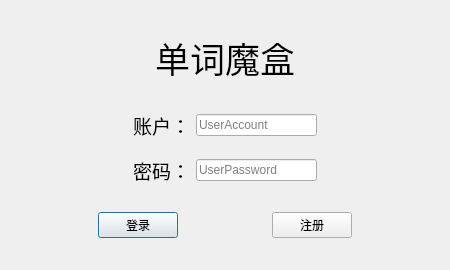
<?xml version="1.0" encoding="UTF-8"?>
<ui version="4.0">
 <class>UserLogin</class>
 <widget class="QDialog" name="UserLogin">
  <property name="geometry">
   <rect>
    <x>0</x>
    <y>0</y>
    <width>450</width>
    <height>270</height>
   </rect>
  </property>
  <property name="minimumSize">
   <size>
    <width>450</width>
    <height>270</height>
   </size>
  </property>
  <property name="maximumSize">
   <size>
    <width>450</width>
    <height>270</height>
   </size>
  </property>
  <property name="windowTitle">
   <string>登录</string>
  </property>
  <property name="windowIcon">
   <iconset resource="picture.qrc">
    <normaloff>:/picture/icon/resource/word.png</normaloff>:/picture/icon/resource/word.png</iconset>
  </property>
  <layout class="QVBoxLayout" name="verticalLayout">
   <item>
    <spacer name="verticalSpacer">
     <property name="orientation">
      <enum>Qt::Vertical</enum>
     </property>
     <property name="sizeHint" stdset="0">
      <size>
       <width>20</width>
       <height>16</height>
      </size>
     </property>
    </spacer>
   </item>
   <item>
    <layout class="QHBoxLayout" name="horizontalLayout_4">
     <item>
      <spacer name="horizontalSpacer_2">
       <property name="orientation">
        <enum>Qt::Horizontal</enum>
       </property>
       <property name="sizeHint" stdset="0">
        <size>
         <width>40</width>
         <height>20</height>
        </size>
       </property>
      </spacer>
     </item>
     <item>
      <widget class="QLabel" name="label">
       <property name="font">
        <font>
         <family>荆南麦圆体</family>
         <pointsize>26</pointsize>
        </font>
       </property>
       <property name="text">
        <string>单词魔盒</string>
       </property>
      </widget>
     </item>
     <item>
      <spacer name="horizontalSpacer_3">
       <property name="orientation">
        <enum>Qt::Horizontal</enum>
       </property>
       <property name="sizeHint" stdset="0">
        <size>
         <width>40</width>
         <height>20</height>
        </size>
       </property>
      </spacer>
     </item>
    </layout>
   </item>
   <item>
    <spacer name="verticalSpacer_2">
     <property name="orientation">
      <enum>Qt::Vertical</enum>
     </property>
     <property name="sizeHint" stdset="0">
      <size>
       <width>20</width>
       <height>17</height>
      </size>
     </property>
    </spacer>
   </item>
   <item>
    <layout class="QHBoxLayout" name="horizontalLayout">
     <item>
      <spacer name="horizontalSpacer_4">
       <property name="orientation">
        <enum>Qt::Horizontal</enum>
       </property>
       <property name="sizeHint" stdset="0">
        <size>
         <width>40</width>
         <height>20</height>
        </size>
       </property>
      </spacer>
     </item>
     <item>
      <widget class="QLabel" name="UserAccount">
       <property name="font">
        <font>
         <family>荆南麦圆体</family>
         <pointsize>14</pointsize>
        </font>
       </property>
       <property name="text">
        <string>账户：</string>
       </property>
      </widget>
     </item>
     <item>
      <widget class="QLineEdit" name="AccountLineEdit">
       <property name="maxLength">
        <number>12</number>
       </property>
       <property name="placeholderText">
        <string>UserAccount</string>
       </property>
      </widget>
     </item>
     <item>
      <spacer name="horizontalSpacer_5">
       <property name="orientation">
        <enum>Qt::Horizontal</enum>
       </property>
       <property name="sizeHint" stdset="0">
        <size>
         <width>40</width>
         <height>20</height>
        </size>
       </property>
      </spacer>
     </item>
    </layout>
   </item>
   <item>
    <spacer name="verticalSpacer_3">
     <property name="orientation">
      <enum>Qt::Vertical</enum>
     </property>
     <property name="sizeType">
      <enum>QSizePolicy::Fixed</enum>
     </property>
     <property name="sizeHint" stdset="0">
      <size>
       <width>20</width>
       <height>10</height>
      </size>
     </property>
    </spacer>
   </item>
   <item>
    <layout class="QHBoxLayout" name="horizontalLayout_2">
     <item>
      <spacer name="horizontalSpacer_6">
       <property name="orientation">
        <enum>Qt::Horizontal</enum>
       </property>
       <property name="sizeHint" stdset="0">
        <size>
         <width>40</width>
         <height>20</height>
        </size>
       </property>
      </spacer>
     </item>
     <item>
      <widget class="QLabel" name="UserPassword">
       <property name="font">
        <font>
         <family>荆南麦圆体</family>
         <pointsize>14</pointsize>
        </font>
       </property>
       <property name="text">
        <string>密码：</string>
       </property>
      </widget>
     </item>
     <item>
      <widget class="QLineEdit" name="PasswordLineEdit">
       <property name="maxLength">
        <number>12</number>
       </property>
       <property name="echoMode">
        <enum>QLineEdit::Password</enum>
       </property>
       <property name="placeholderText">
        <string>UserPassword</string>
       </property>
      </widget>
     </item>
     <item>
      <spacer name="horizontalSpacer_7">
       <property name="orientation">
        <enum>Qt::Horizontal</enum>
       </property>
       <property name="sizeHint" stdset="0">
        <size>
         <width>40</width>
         <height>20</height>
        </size>
       </property>
      </spacer>
     </item>
    </layout>
   </item>
   <item>
    <spacer name="verticalSpacer_4">
     <property name="orientation">
      <enum>Qt::Vertical</enum>
     </property>
     <property name="sizeHint" stdset="0">
      <size>
       <width>20</width>
       <height>16</height>
      </size>
     </property>
    </spacer>
   </item>
   <item>
    <layout class="QHBoxLayout" name="horizontalLayout_3">
     <item>
      <spacer name="horizontalSpacer_8">
       <property name="orientation">
        <enum>Qt::Horizontal</enum>
       </property>
       <property name="sizeHint" stdset="0">
        <size>
         <width>40</width>
         <height>20</height>
        </size>
       </property>
      </spacer>
     </item>
     <item>
      <widget class="QPushButton" name="ButtonLogin">
       <property name="text">
        <string>登录</string>
       </property>
      </widget>
     </item>
     <item>
      <spacer name="horizontalSpacer">
       <property name="orientation">
        <enum>Qt::Horizontal</enum>
       </property>
       <property name="sizeHint" stdset="0">
        <size>
         <width>40</width>
         <height>20</height>
        </size>
       </property>
      </spacer>
     </item>
     <item>
      <widget class="QPushButton" name="pushButton_2">
       <property name="text">
        <string>注册</string>
       </property>
      </widget>
     </item>
     <item>
      <spacer name="horizontalSpacer_9">
       <property name="orientation">
        <enum>Qt::Horizontal</enum>
       </property>
       <property name="sizeHint" stdset="0">
        <size>
         <width>40</width>
         <height>20</height>
        </size>
       </property>
      </spacer>
     </item>
    </layout>
   </item>
   <item>
    <spacer name="verticalSpacer_5">
     <property name="orientation">
      <enum>Qt::Vertical</enum>
     </property>
     <property name="sizeHint" stdset="0">
      <size>
       <width>20</width>
       <height>17</height>
      </size>
     </property>
    </spacer>
   </item>
  </layout>
 </widget>
 <resources>
  <include location="picture.qrc"/>
 </resources>
 <connections/>
</ui>
